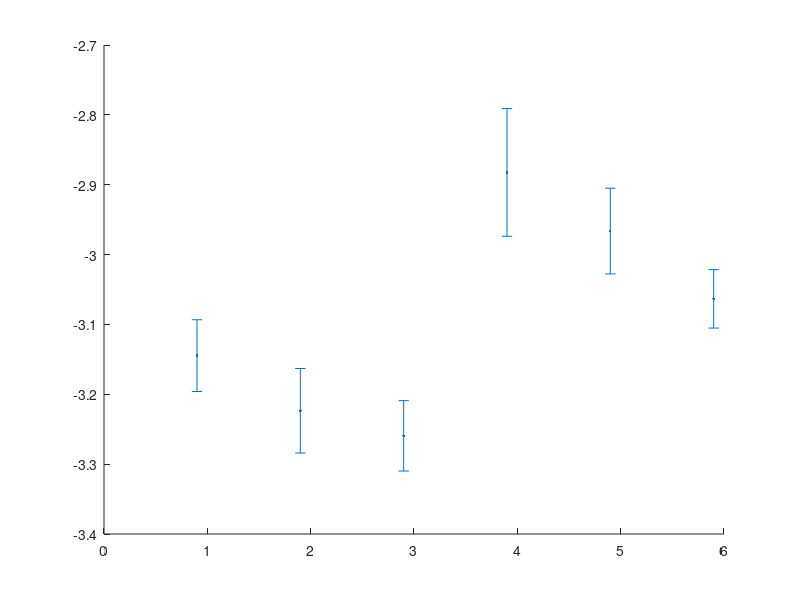

The MATLAB source for this figure: (Note: this script raises an error after producing the figure.)
% This script plots SI Figure 2 threshold squared vs various conditions

clear;

ThresholdSubject4 = [0.0256    0.0281    0.0251    0.0422    0.034;
                     0.0249    0.0228    0.0246    0.038     0.0364;
                     0.0301    0.0228    0.0209    0.0296    0.0287];

ThresholdSubject5 = [0.0211    0.0393    0.0275    0.0359    0.0346
                     0.0212    0.0228    0.0283    0.0456    0.0382
                     0.0229    0.0294    0.0342    0.0331    0.0439];

ThresholdSubject8 = [0.0147    0.0209    0.0158    0.0362    0.0309
                     0.0161    0.0123    0.0150    0.0303    0.0267
                     0.0192    0.0175    0.0218    0.0309    0.0242];

ThresholdSubject11 = [0.0221    0.0309    0.0283    0.0603    0.0606
                     0.0273    0.0235    0.0289    0.0527    0.0361
                     0.0263    0.0261    0.0284    0.0444    0.0349];
                 
ThresholdExperiment3_observer2  = [0.0334    0.0454    0.0499];
ThresholdExperiment3_observer4  = [0.0270    0.0319    0.0295];
ThresholdExperiment3_observer8  = [0.0277    0.0399    0.0278];
ThresholdExperiment3_observer17  = [0.0395   0.0462    0.0505];


AllThresholdsExperiment2 = [ThresholdSubject4; ThresholdSubject5; 
                            ThresholdSubject8; ThresholdSubject11];
                        
AllThresholdsExperiment3 = [ThresholdExperiment3_observer2 ThresholdExperiment3_observer4 ...
                            ThresholdExperiment3_observer8 ThresholdExperiment3_observer17]';
                        
%% Plot subject thresholds
figure; 
hold on;
g1 = errorbar([1:6]-0.1 , mean(log10([ThresholdSubject4 ThresholdExperiment3_observer4'].^2)), std(log10([ThresholdSubject4 ThresholdExperiment3_observer4'].^2))/sqrt(3), '.','Markersize',30, 'linewidth',2);
g2 = errorbar([1:5]-0.05 , mean(log10(ThresholdSubject5.^2)), std(log10(ThresholdSubject5.^2))/sqrt(3), '.','Markersize',30, 'linewidth',2);
g3 = errorbar([1:6]+0.05 , mean(log10([ThresholdSubject8 ThresholdExperiment3_observer8'].^2)), std(log10([ThresholdSubject8 ThresholdExperiment3_observer8'].^2))/sqrt(3), '.','Markersize',30, 'linewidth',2);
g4 = errorbar([1:5]+0.1 , mean(log10(ThresholdSubject11.^2)), std(log10(ThresholdSubject11.^2))/sqrt(3), '.','Markersize',30, 'linewidth',2);

g5 = errorbar([6]-0.05 , mean(log10(ThresholdExperiment3_observer2.^2)), std(log10(ThresholdExperiment3_observer2.^2))/sqrt(3), '.','Markersize',30, 'linewidth',2);
g8 = errorbar([6]+0.05 , mean(log10(ThresholdExperiment3_observer17.^2)), std(log10(ThresholdExperiment3_observer17.^2))/sqrt(3), '.','Markersize',30, 'linewidth',2);

legend({'Observer 4','Observer 5','Observer 8','Observer 11','Observer 2','Observer 17'},'location','northwest');
xlim([0.5 6.5]);
ylim([-3.42 -2.49]);
xticks([1:6]);
xticklabels({'1','2','2a', '3', '3a', '\sigma^2 = 1'});
box on;
set(gca, 'FontSize', 20, 'yscale', 'log');
xlabel('Condition number');
ylabel('$\log_{10} T^2$', 'Interpreter','latex');

